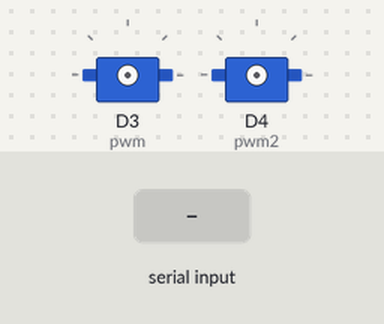
Bench run of a program on a simulated CircuitPython board. Parts: 2 × servo. Inputs (shaded band) come from the test bench.

Above: at 1.2 s.
1.3 s: "5" received over the second serial link
2.8 s: "%" received over the second serial link
Timing chart, 0 to 5.8 s (numbered marks = the images above; inputs shaded):
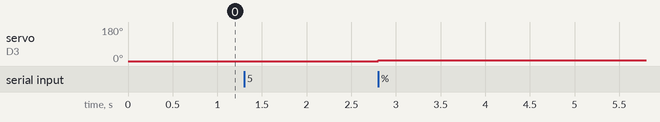

Measured:
- after the input at 2.8 s, servo on D3 (pwm): 0° → 5° at once

The program:

ProcessingReceiver.py
```python
import board #pylint: disable-msg=import-error
import busio #pylint: disable-msg=import-error
import time
from adafruit_motor import servo #pylint: disable-msg=import-error
import pulseio #pylint: disable-msg=import-error

uart = busio.UART(board.TX, board.RX, baudrate=9600)#transmit with pin tx, receive with rx, at a speed of 9600 pulses per second

pwm = pulseio.PWMOut(board.D3, frequency=50, duty_cycle=0)#set up the servos
pwm2 = pulseio.PWMOut(board.D4, frequency=50, duty_cycle=0)
servo1 = servo.Servo(pwm, min_pulse=500, max_pulse=2400)
servo2 = servo.Servo(pwm2, min_pulse=500, max_pulse=2400)

servo1angle = 0#servo angle 1
servo2angle = 0#servo angle 2
temp = ''#the most recent digit/symbol from the uart
store = []#an array of digits from the uart
empty = ''#used for combining strings into digits


while True:
    temp = uart.read(1)#read one byte frmo uart
    if temp is not None:#check to see if there is data
        temp = temp.decode("utf-8")#turn the byte into a string

        if temp == "%":
            servo1angle = int(empty.join(store))#combine the contents of store with empty in between each element, then cast as an int
            store.clear()#remove every element from store
        elif temp == "#":
            servo2angle = int(empty.join(store))
            store.clear()
        else:
            store.append(temp)#add an element to store with value of temp
        servo1.angle = servo1angle#write an angle to a servo
        servo2.angle = servo2angle
    time.sleep(0.01)#wait a little bit
```
